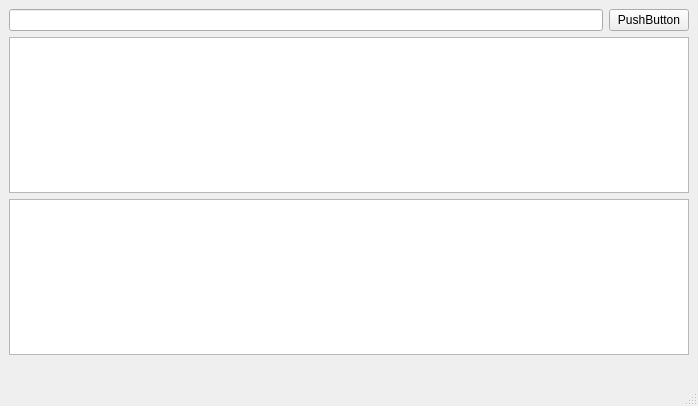
<?xml version="1.0" encoding="UTF-8"?>
<ui version="4.0">
 <class>MainWindow</class>
 <widget class="QMainWindow" name="MainWindow">
  <property name="geometry">
   <rect>
    <x>0</x>
    <y>0</y>
    <width>698</width>
    <height>406</height>
   </rect>
  </property>
  <property name="windowTitle">
   <string>MainWindow</string>
  </property>
  <widget class="QWidget" name="centralwidget">
   <layout class="QVBoxLayout" name="verticalLayout">
    <item>
     <layout class="QHBoxLayout" name="horizontalLayout">
      <item>
       <widget class="QLineEdit" name="lineEdit"/>
      </item>
      <item>
       <widget class="QPushButton" name="pushButton">
        <property name="text">
         <string>PushButton</string>
        </property>
       </widget>
      </item>
     </layout>
    </item>
    <item>
     <widget class="QPlainTextEdit" name="plainTextEdit"/>
    </item>
    <item>
     <widget class="QPlainTextEdit" name="plainTextEdit_2">
      <property name="enabled">
       <bool>true</bool>
      </property>
      <property name="textInteractionFlags">
       <set>Qt::NoTextInteraction</set>
      </property>
     </widget>
    </item>
    <item>
     <widget class="Label" name="label_count">
      <property name="text">
       <string/>
      </property>
      <property name="alignment">
       <set>Qt::AlignCenter</set>
      </property>
     </widget>
    </item>
   </layout>
  </widget>
  <widget class="QMenuBar" name="menubar">
   <property name="geometry">
    <rect>
     <x>0</x>
     <y>0</y>
     <width>698</width>
     <height>23</height>
    </rect>
   </property>
  </widget>
  <widget class="QStatusBar" name="statusbar"/>
 </widget>
 <customwidgets>
  <customwidget>
   <class>Label</class>
   <extends>QLabel</extends>
   <header>label.h</header>
  </customwidget>
 </customwidgets>
 <resources/>
 <connections/>
</ui>
